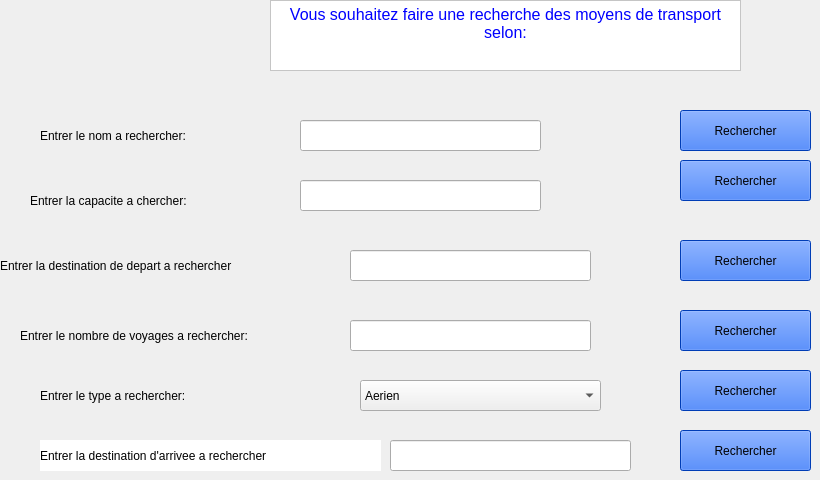
      <widget class="QWidget" name="tab_9">
       <attribute name="title">
        <string>Recherche</string>
       </attribute>
       <widget class="QTextBrowser" name="textBrowser_6">
        <property name="geometry">
         <rect>
          <x>270</x>
          <y>0</y>
          <width>471</width>
          <height>71</height>
         </rect>
        </property>
        <property name="styleSheet">
         <string notr="true">
color: rgb(0, 0, 255);
background-color: rgb(255, 255, 255);</string>
        </property>
        <property name="html">
         <string>&lt;!DOCTYPE HTML PUBLIC &quot;-//W3C//DTD HTML 4.0//EN&quot; &quot;http://www.w3.org/TR/REC-html40/strict.dtd&quot;&gt;
&lt;html&gt;&lt;head&gt;&lt;meta name=&quot;qrichtext&quot; content=&quot;1&quot; /&gt;&lt;style type=&quot;text/css&quot;&gt;
p, li { white-space: pre-wrap; }
&lt;/style&gt;&lt;/head&gt;&lt;body style=&quot; font-family:'MS Shell Dlg 2'; font-size:7.8pt; font-weight:400; font-style:normal;&quot;&gt;
&lt;p align=&quot;center&quot; style=&quot; margin-top:0px; margin-bottom:0px; margin-left:0px; margin-right:0px; -qt-block-indent:0; text-indent:0px;&quot;&gt;&lt;span style=&quot; font-family:'MS Shell Dlg 2'; font-size:12pt;&quot;&gt;Vous souhaitez faire une recherche des moyens de transport selon:&lt;/span&gt;&lt;/p&gt;&lt;/body&gt;&lt;/html&gt;</string>
        </property>
       </widget>
       <widget class="QPushButton" name="B_recherche_capacite">
        <property name="geometry">
         <rect>
          <x>680</x>
          <y>160</y>
          <width>131</width>
          <height>41</height>
         </rect>
        </property>
        <property name="styleSheet">
         <string notr="true">border-color: rgb(0, 0, 255);
background-color: rgb(0, 85, 255);</string>
        </property>
        <property name="text">
         <string>Rechercher</string>
        </property>
       </widget>
       <widget class="QPushButton" name="B_recherche_nom">
        <property name="geometry">
         <rect>
          <x>680</x>
          <y>110</y>
          <width>131</width>
          <height>41</height>
         </rect>
        </property>
        <property name="styleSheet">
         <string notr="true">border-color: rgb(0, 0, 255);
background-color: rgb(0, 85, 255);</string>
        </property>
        <property name="text">
         <string>Rechercher</string>
        </property>
       </widget>
       <widget class="QLabel" name="label_31">
        <property name="geometry">
         <rect>
          <x>30</x>
          <y>180</y>
          <width>231</width>
          <height>41</height>
         </rect>
        </property>
        <property name="styleSheet">
         <string notr="true">font: 75 10pt &quot;MS Shell Dlg 2&quot;;</string>
        </property>
        <property name="text">
         <string>Entrer la capacite a chercher:</string>
        </property>
       </widget>
       <widget class="QLineEdit" name="le_recherche_capacite">
        <property name="geometry">
         <rect>
          <x>300</x>
          <y>180</y>
          <width>241</width>
          <height>31</height>
         </rect>
        </property>
       </widget>
       <widget class="QLabel" name="label_32">
        <property name="geometry">
         <rect>
          <x>40</x>
          <y>120</y>
          <width>201</width>
          <height>31</height>
         </rect>
        </property>
        <property name="styleSheet">
         <string notr="true">font: 75 10pt &quot;MS Shell Dlg 2&quot;;</string>
        </property>
        <property name="text">
         <string>Entrer le nom a rechercher:</string>
        </property>
       </widget>
       <widget class="QLineEdit" name="le_recherche_nom">
        <property name="geometry">
         <rect>
          <x>300</x>
          <y>120</y>
          <width>241</width>
          <height>31</height>
         </rect>
        </property>
       </widget>
       <widget class="QLineEdit" name="le_rechercher_dest_dep">
        <property name="geometry">
         <rect>
          <x>350</x>
          <y>250</y>
          <width>241</width>
          <height>31</height>
         </rect>
        </property>
       </widget>
       <widget class="QLabel" name="label_33">
        <property name="geometry">
         <rect>
          <x>0</x>
          <y>250</y>
          <width>341</width>
          <height>31</height>
         </rect>
        </property>
        <property name="styleSheet">
         <string notr="true">font: 75 10pt &quot;MS Shell Dlg 2&quot;;</string>
        </property>
        <property name="text">
         <string>Entrer la destination de depart a rechercher</string>
        </property>
       </widget>
       <widget class="QPushButton" name="B_recherche_dest_dep">
        <property name="geometry">
         <rect>
          <x>680</x>
          <y>240</y>
          <width>131</width>
          <height>41</height>
         </rect>
        </property>
        <property name="styleSheet">
         <string notr="true">border-color: rgb(0, 0, 255);
background-color: rgb(0, 85, 255);</string>
        </property>
        <property name="text">
         <string>Rechercher</string>
        </property>
       </widget>
       <widget class="QLineEdit" name="le_recherche_nbr_voyages">
        <property name="geometry">
         <rect>
          <x>350</x>
          <y>320</y>
          <width>241</width>
          <height>31</height>
         </rect>
        </property>
       </widget>
       <widget class="QLabel" name="label_34">
        <property name="geometry">
         <rect>
          <x>20</x>
          <y>320</y>
          <width>321</width>
          <height>31</height>
         </rect>
        </property>
        <property name="styleSheet">
         <string notr="true">font: 75 10pt &quot;MS Shell Dlg 2&quot;;</string>
        </property>
        <property name="text">
         <string>Entrer le nombre de voyages a rechercher:</string>
        </property>
       </widget>
       <widget class="QPushButton" name="B_recherche_nbr_voyages">
        <property name="geometry">
         <rect>
          <x>680</x>
          <y>310</y>
          <width>131</width>
          <height>41</height>
         </rect>
        </property>
        <property name="styleSheet">
         <string notr="true">border-color: rgb(0, 0, 255);
background-color: rgb(0, 85, 255);</string>
        </property>
        <property name="text">
         <string>Rechercher</string>
        </property>
       </widget>
       <widget class="QLabel" name="label_35">
        <property name="geometry">
         <rect>
          <x>40</x>
          <y>380</y>
          <width>201</width>
          <height>31</height>
         </rect>
        </property>
        <property name="styleSheet">
         <string notr="true">font: 75 10pt &quot;MS Shell Dlg 2&quot;;</string>
        </property>
        <property name="text">
         <string>Entrer le type a rechercher:</string>
        </property>
       </widget>
       <widget class="QPushButton" name="B_recherche_type">
        <property name="geometry">
         <rect>
          <x>680</x>
          <y>370</y>
          <width>131</width>
          <height>41</height>
         </rect>
        </property>
        <property name="styleSheet">
         <string notr="true">border-color: rgb(0, 0, 255);
background-color: rgb(0, 85, 255);</string>
        </property>
        <property name="text">
         <string>Rechercher</string>
        </property>
       </widget>
       <widget class="QLabel" name="label_36">
        <property name="geometry">
         <rect>
          <x>40</x>
          <y>440</y>
          <width>341</width>
          <height>31</height>
         </rect>
        </property>
        <property name="styleSheet">
         <string notr="true">font: 75 10pt &quot;MS Shell Dlg 2&quot;;
background-color: rgb(255, 255, 255);</string>
        </property>
        <property name="text">
         <string>Entrer la destination d'arrivee a rechercher</string>
        </property>
       </widget>
       <widget class="QPushButton" name="B_recherche_dest_arr">
        <property name="geometry">
         <rect>
          <x>680</x>
          <y>430</y>
          <width>131</width>
          <height>41</height>
         </rect>
        </property>
        <property name="styleSheet">
         <string notr="true">border-color: rgb(0, 0, 255);
background-color: rgb(0, 85, 255);</string>
        </property>
        <property name="text">
         <string>Rechercher</string>
        </property>
       </widget>
       <widget class="QLineEdit" name="le_recherche_dest_arr">
        <property name="geometry">
         <rect>
          <x>390</x>
          <y>440</y>
          <width>241</width>
          <height>31</height>
         </rect>
        </property>
       </widget>
       <widget class="QComboBox" name="le_recherche_type">
        <property name="geometry">
         <rect>
          <x>360</x>
          <y>380</y>
          <width>241</width>
          <height>31</height>
         </rect>
        </property>
        <item>
         <property name="text">
          <string>Aerien</string>
         </property>
        </item>
        <item>
         <property name="text">
          <string>Routier</string>
         </property>
        </item>
        <item>
         <property name="text">
          <string>Maritime</string>
         </property>
        </item>
       </widget>
      </widget>
